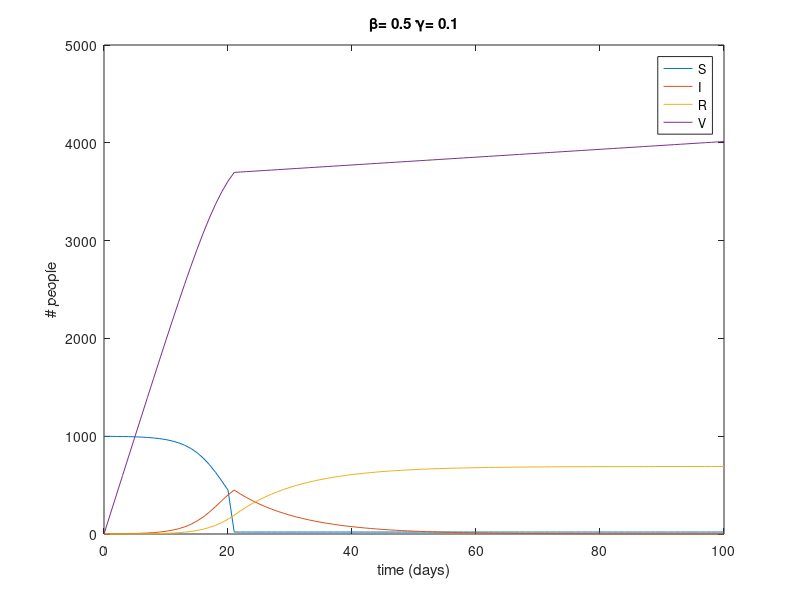
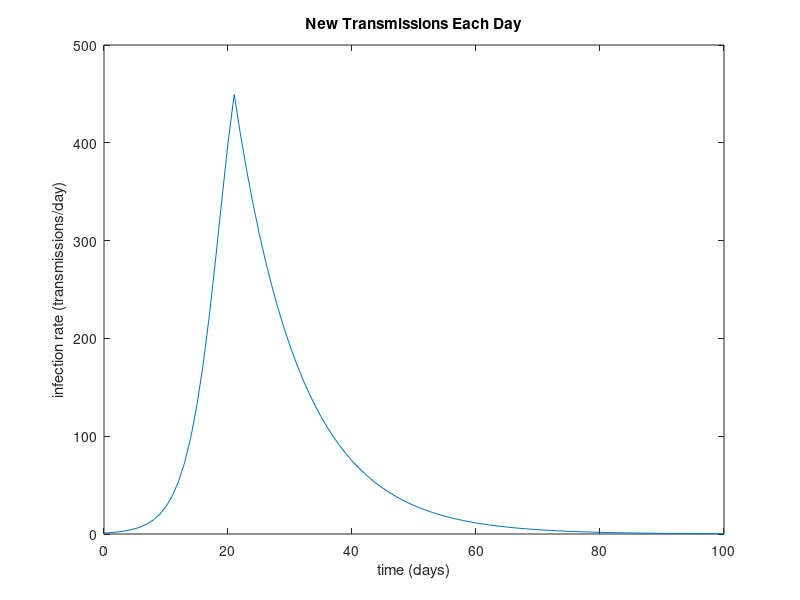
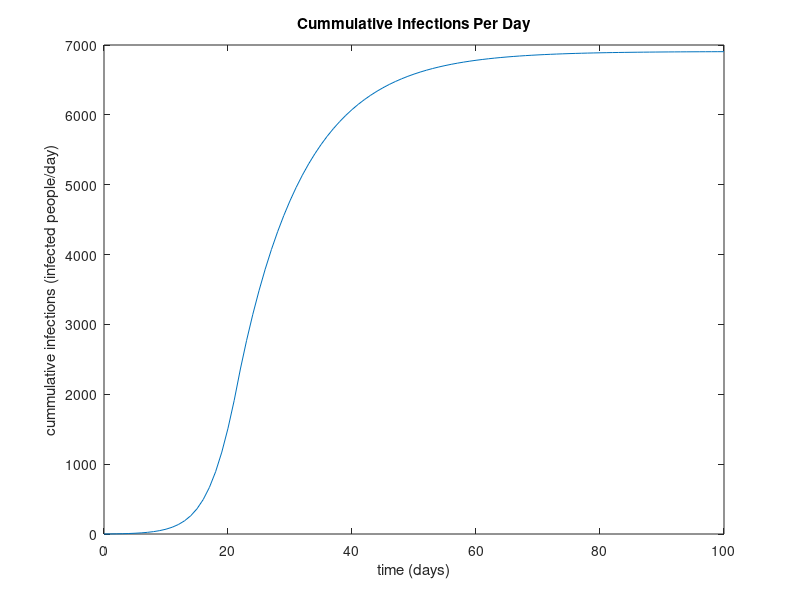

Here is the MATLAB script that generated these plots, in order:
clear, clc;

%inputs

Ndays = 100;
Npeople = 1000;

%SIR parameters

B = 0.5; %bigger value = infecting more
gamma = 0.1; %smaller value = more chances to infect

% starting conditions

I0 = 1;
%R0 = 0;
%S0 = Npeople - I - R;

dt = 1; %day

% do simulation

I = zeros([1,Ndays]);
R = zeros([1,Ndays]);
S = zeros([1,Ndays]);
V = zeros([1,Ndays]);

I(1) = I0;
R(1) = 0;
V(1) = 0;
S(1) = Npeople - I(1) - R(1) - V(1);

CInfections = [0]

u = 0.2 %setting vaccination rate to 40%

for i = 1:Ndays
    NewInfections = B.*I(i).*S(i)./Npeople*dt;
    Nrecovered = gamma.*I(i).*dt;

    I(i+1) = I(i) + NewInfections - Nrecovered;
    R(i+1) = R(i) + Nrecovered;
    V(i+1) = V(i) + (u.*S(i).*dt)

    CInfections(i + 1) = CInfections(i) + I(i)

    if i > 20
        S(i+1) = 0.02*Npeople;
    else
        S(i+1) = S(i) - NewInfections;
    end

end

%plot

figure(1)
days = 0:Ndays;
plot(days,S,days,I,days,R, days, V)
legend('S','I','R','V')
xlabel('time (days)')
ylabel('# people')

title(['\beta= ' num2str(B) ' \gamma= ' num2str(gamma)])

figure(2)
plot(days,I)
xlabel('time (days)')
ylabel('infection rate (transmissions/day)')

title('New Transmissions Each Day')

figure(3)
plot(days,CInfections)
xlabel('time (days)')
ylabel('cummulative infections (infected people/day)')

title('Cummulative Infections Per Day')



